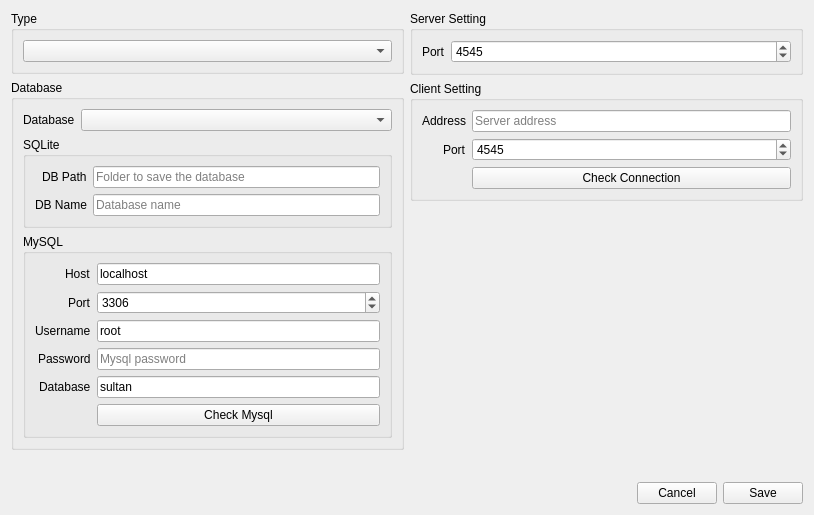
<?xml version="1.0" encoding="UTF-8"?>
<ui version="4.0">
 <class>SettingDialog</class>
 <widget class="QDialog" name="SettingDialog">
  <property name="geometry">
   <rect>
    <x>0</x>
    <y>0</y>
    <width>814</width>
    <height>515</height>
   </rect>
  </property>
  <property name="windowTitle">
   <string>Application Setting</string>
  </property>
  <layout class="QVBoxLayout" name="verticalLayout_3">
   <item>
    <layout class="QHBoxLayout" name="horizontalLayout_2">
     <property name="topMargin">
      <number>0</number>
     </property>
     <item>
      <layout class="QVBoxLayout" name="verticalLayout_4">
       <property name="topMargin">
        <number>0</number>
       </property>
       <property name="bottomMargin">
        <number>0</number>
       </property>
       <item>
        <widget class="QGroupBox" name="groupBox">
         <property name="title">
          <string>Type</string>
         </property>
         <layout class="QVBoxLayout" name="verticalLayout_2">
          <item>
           <widget class="QComboBox" name="comboType"/>
          </item>
         </layout>
        </widget>
       </item>
       <item>
        <widget class="QGroupBox" name="groupMysql">
         <property name="title">
          <string>Database</string>
         </property>
         <layout class="QVBoxLayout" name="verticalLayout">
          <item>
           <layout class="QFormLayout" name="formLayout">
            <property name="bottomMargin">
             <number>0</number>
            </property>
            <item row="0" column="0">
             <widget class="QLabel" name="label_9">
              <property name="text">
               <string notr="true">Database</string>
              </property>
             </widget>
            </item>
            <item row="0" column="1">
             <widget class="QComboBox" name="comboDatabase"/>
            </item>
           </layout>
          </item>
          <item>
           <widget class="QGroupBox" name="groupSqlite">
            <property name="title">
             <string>SQLite</string>
            </property>
            <layout class="QFormLayout" name="formLayout_4">
             <property name="labelAlignment">
              <set>Qt::AlignRight|Qt::AlignTrailing|Qt::AlignVCenter</set>
             </property>
             <item row="0" column="0">
              <widget class="QLabel" name="label_10">
               <property name="text">
                <string>DB Path</string>
               </property>
              </widget>
             </item>
             <item row="0" column="1">
              <widget class="QLineEdit" name="lineSqlitePath">
               <property name="placeholderText">
                <string>Folder to save the database</string>
               </property>
              </widget>
             </item>
             <item row="1" column="0">
              <widget class="QLabel" name="label_11">
               <property name="text">
                <string>DB Name</string>
               </property>
              </widget>
             </item>
             <item row="1" column="1">
              <widget class="QLineEdit" name="lineSqliteName">
               <property name="placeholderText">
                <string>Database name</string>
               </property>
              </widget>
             </item>
            </layout>
           </widget>
          </item>
          <item>
           <widget class="QGroupBox" name="groupMysql_2">
            <property name="title">
             <string>MySQL</string>
            </property>
            <layout class="QFormLayout" name="formLayout_5">
             <property name="labelAlignment">
              <set>Qt::AlignRight|Qt::AlignTrailing|Qt::AlignVCenter</set>
             </property>
             <item row="0" column="0">
              <widget class="QLabel" name="label">
               <property name="text">
                <string notr="true">Host</string>
               </property>
              </widget>
             </item>
             <item row="0" column="1">
              <widget class="QLineEdit" name="lineEditHost">
               <property name="inputMask">
                <string/>
               </property>
               <property name="text">
                <string notr="true">localhost</string>
               </property>
               <property name="placeholderText">
                <string notr="true">Myqsl host</string>
               </property>
              </widget>
             </item>
             <item row="1" column="0">
              <widget class="QLabel" name="label_2">
               <property name="text">
                <string notr="true">Port</string>
               </property>
              </widget>
             </item>
             <item row="1" column="1">
              <widget class="QSpinBox" name="spinBoxPort">
               <property name="minimum">
                <number>1</number>
               </property>
               <property name="maximum">
                <number>65000</number>
               </property>
               <property name="value">
                <number>3306</number>
               </property>
              </widget>
             </item>
             <item row="2" column="0">
              <widget class="QLabel" name="label_3">
               <property name="text">
                <string notr="true">Username</string>
               </property>
              </widget>
             </item>
             <item row="2" column="1">
              <widget class="QLineEdit" name="lineEditUsername">
               <property name="inputMask">
                <string/>
               </property>
               <property name="text">
                <string notr="true">root</string>
               </property>
               <property name="placeholderText">
                <string notr="true">Mysql username</string>
               </property>
              </widget>
             </item>
             <item row="3" column="0">
              <widget class="QLabel" name="label_4">
               <property name="text">
                <string notr="true">Password</string>
               </property>
              </widget>
             </item>
             <item row="3" column="1">
              <widget class="QLineEdit" name="lineEditPassword">
               <property name="text">
                <string notr="true"/>
               </property>
               <property name="echoMode">
                <enum>QLineEdit::Password</enum>
               </property>
               <property name="placeholderText">
                <string notr="true">Mysql password</string>
               </property>
              </widget>
             </item>
             <item row="4" column="0">
              <widget class="QLabel" name="label_5">
               <property name="text">
                <string notr="true">Database</string>
               </property>
              </widget>
             </item>
             <item row="4" column="1">
              <widget class="QLineEdit" name="lineEditDatabase">
               <property name="inputMask">
                <string/>
               </property>
               <property name="text">
                <string notr="true">sultan</string>
               </property>
               <property name="placeholderText">
                <string notr="true">Mysql database</string>
               </property>
              </widget>
             </item>
             <item row="5" column="1">
              <widget class="QPushButton" name="pushCheckMysql">
               <property name="text">
                <string>Check Mysql</string>
               </property>
               <property name="autoDefault">
                <bool>false</bool>
               </property>
              </widget>
             </item>
            </layout>
           </widget>
          </item>
         </layout>
        </widget>
       </item>
       <item>
        <spacer name="verticalSpacer">
         <property name="orientation">
          <enum>Qt::Vertical</enum>
         </property>
         <property name="sizeHint" stdset="0">
          <size>
           <width>20</width>
           <height>40</height>
          </size>
         </property>
        </spacer>
       </item>
      </layout>
     </item>
     <item>
      <layout class="QVBoxLayout" name="verticalLayout_5">
       <property name="leftMargin">
        <number>0</number>
       </property>
       <property name="bottomMargin">
        <number>20</number>
       </property>
       <item>
        <widget class="QGroupBox" name="groupServer">
         <property name="title">
          <string>Server Setting</string>
         </property>
         <layout class="QFormLayout" name="formLayout_2">
          <property name="horizontalSpacing">
           <number>6</number>
          </property>
          <item row="0" column="0">
           <widget class="QLabel" name="label_6">
            <property name="text">
             <string>Port</string>
            </property>
           </widget>
          </item>
          <item row="0" column="1">
           <widget class="QSpinBox" name="spinBoxServerPort">
            <property name="minimum">
             <number>1</number>
            </property>
            <property name="maximum">
             <number>65000</number>
            </property>
            <property name="value">
             <number>4545</number>
            </property>
           </widget>
          </item>
         </layout>
        </widget>
       </item>
       <item>
        <widget class="QGroupBox" name="groupClient">
         <property name="title">
          <string>Client Setting</string>
         </property>
         <layout class="QFormLayout" name="formLayout_3">
          <property name="labelAlignment">
           <set>Qt::AlignRight|Qt::AlignTrailing|Qt::AlignVCenter</set>
          </property>
          <property name="horizontalSpacing">
           <number>6</number>
          </property>
          <item row="0" column="0">
           <widget class="QLabel" name="label_7">
            <property name="text">
             <string>Address</string>
            </property>
           </widget>
          </item>
          <item row="1" column="0">
           <widget class="QLabel" name="label_8">
            <property name="text">
             <string notr="true">Port</string>
            </property>
           </widget>
          </item>
          <item row="0" column="1">
           <widget class="QLineEdit" name="lineEditClientAddress">
            <property name="placeholderText">
             <string>Server address</string>
            </property>
           </widget>
          </item>
          <item row="1" column="1">
           <widget class="QSpinBox" name="spinBoxClientPort">
            <property name="minimum">
             <number>1</number>
            </property>
            <property name="maximum">
             <number>65000</number>
            </property>
            <property name="value">
             <number>4545</number>
            </property>
           </widget>
          </item>
          <item row="2" column="1">
           <widget class="QPushButton" name="pushCheckConnection">
            <property name="text">
             <string>Check Connection</string>
            </property>
            <property name="autoDefault">
             <bool>false</bool>
            </property>
           </widget>
          </item>
         </layout>
        </widget>
       </item>
       <item>
        <spacer name="verticalSpacer_2">
         <property name="orientation">
          <enum>Qt::Vertical</enum>
         </property>
         <property name="sizeHint" stdset="0">
          <size>
           <width>20</width>
           <height>40</height>
          </size>
         </property>
        </spacer>
       </item>
      </layout>
     </item>
    </layout>
   </item>
   <item>
    <layout class="QHBoxLayout" name="horizontalLayout">
     <item>
      <spacer name="horizontalSpacer">
       <property name="orientation">
        <enum>Qt::Horizontal</enum>
       </property>
       <property name="sizeHint" stdset="0">
        <size>
         <width>40</width>
         <height>20</height>
        </size>
       </property>
      </spacer>
     </item>
     <item>
      <widget class="QPushButton" name="pushCancel">
       <property name="text">
        <string>Cancel</string>
       </property>
       <property name="autoDefault">
        <bool>false</bool>
       </property>
      </widget>
     </item>
     <item>
      <widget class="QPushButton" name="pushSave">
       <property name="text">
        <string>Save</string>
       </property>
       <property name="autoDefault">
        <bool>false</bool>
       </property>
      </widget>
     </item>
    </layout>
   </item>
  </layout>
 </widget>
 <tabstops>
  <tabstop>comboType</tabstop>
  <tabstop>spinBoxServerPort</tabstop>
  <tabstop>lineEditClientAddress</tabstop>
  <tabstop>spinBoxClientPort</tabstop>
  <tabstop>pushCheckConnection</tabstop>
  <tabstop>pushSave</tabstop>
  <tabstop>pushCancel</tabstop>
 </tabstops>
 <resources/>
 <connections/>
</ui>
